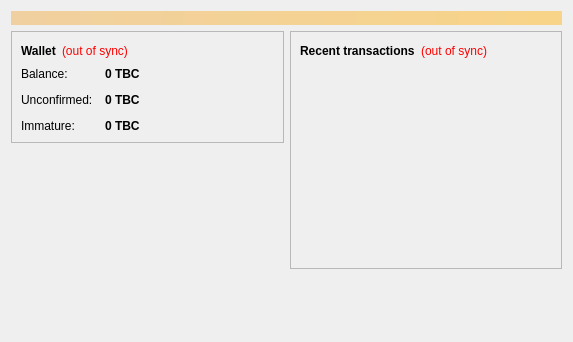
<?xml version="1.0" encoding="UTF-8"?>
<ui version="4.0">
 <class>OverviewPage</class>
 <widget class="QWidget" name="OverviewPage">
  <property name="geometry">
   <rect>
    <x>0</x>
    <y>0</y>
    <width>573</width>
    <height>342</height>
   </rect>
  </property>
  <property name="windowTitle">
   <string>Form</string>
  </property>
  <layout class="QVBoxLayout" name="topLayout">
   <item>
    <widget class="QLabel" name="labelAlerts">
     <property name="visible">
      <bool>false</bool>
     </property>
     <property name="styleSheet">
      <string notr="true">background-color: qlineargradient(x1: 0, y1: 0, x2: 1, y2: 0, stop:0 #F0D0A0, stop:1 #F8D488); color:#000000;</string>
     </property>
     <property name="wordWrap">
      <bool>true</bool>
     </property>
     <property name="margin">
      <number>3</number>
     </property>
    </widget>
   </item>
   <item>
    <layout class="QHBoxLayout" name="horizontalLayout" stretch="1,1">
     <item>
      <layout class="QVBoxLayout" name="verticalLayout_2">
       <item>
        <widget class="QFrame" name="frame">
         <property name="frameShape">
          <enum>QFrame::StyledPanel</enum>
         </property>
         <property name="frameShadow">
          <enum>QFrame::Raised</enum>
         </property>
         <layout class="QVBoxLayout" name="verticalLayout_4">
          <item>
           <layout class="QHBoxLayout" name="horizontalLayout_4">
            <item>
             <widget class="QLabel" name="label_5">
              <property name="font">
               <font>
                <weight>75</weight>
                <bold>true</bold>
               </font>
              </property>
              <property name="text">
               <string>Wallet</string>
              </property>
             </widget>
            </item>
            <item>
             <widget class="QLabel" name="labelWalletStatus">
              <property name="toolTip">
               <string>The displayed information may be out of date. Your wallet automatically synchronizes with the Tanercoin network after a connection is established, but this process has not completed yet.</string>
              </property>
              <property name="styleSheet">
               <string notr="true">QLabel { color: red; }</string>
              </property>
              <property name="text">
               <string notr="true">(out of sync)</string>
              </property>
              <property name="alignment">
               <set>Qt::AlignLeading|Qt::AlignLeft|Qt::AlignVCenter</set>
              </property>
             </widget>
            </item>
            <item>
             <spacer name="horizontalSpacer_2">
              <property name="orientation">
               <enum>Qt::Horizontal</enum>
              </property>
              <property name="sizeHint" stdset="0">
               <size>
                <width>40</width>
                <height>20</height>
               </size>
              </property>
             </spacer>
            </item>
           </layout>
          </item>
          <item>
           <layout class="QFormLayout" name="formLayout_2">
            <property name="fieldGrowthPolicy">
             <enum>QFormLayout::AllNonFixedFieldsGrow</enum>
            </property>
            <property name="horizontalSpacing">
             <number>12</number>
            </property>
            <property name="verticalSpacing">
             <number>12</number>
            </property>
            <item row="0" column="0">
             <widget class="QLabel" name="label">
              <property name="text">
               <string>Balance:</string>
              </property>
             </widget>
            </item>
            <item row="0" column="1">
             <widget class="QLabel" name="labelBalance">
              <property name="font">
               <font>
                <weight>75</weight>
                <bold>true</bold>
               </font>
              </property>
              <property name="cursor">
               <cursorShape>IBeamCursor</cursorShape>
              </property>
              <property name="toolTip">
               <string>Your current balance</string>
              </property>
              <property name="text">
               <string notr="true">0 TBC</string>
              </property>
              <property name="textInteractionFlags">
               <set>Qt::LinksAccessibleByMouse|Qt::TextSelectableByKeyboard|Qt::TextSelectableByMouse</set>
              </property>
             </widget>
            </item>
            <item row="1" column="0">
             <widget class="QLabel" name="label_3">
              <property name="text">
               <string>Unconfirmed:</string>
              </property>
             </widget>
            </item>
            <item row="1" column="1">
             <widget class="QLabel" name="labelUnconfirmed">
              <property name="font">
               <font>
                <weight>75</weight>
                <bold>true</bold>
               </font>
              </property>
              <property name="cursor">
               <cursorShape>IBeamCursor</cursorShape>
              </property>
              <property name="toolTip">
               <string>Total of transactions that have yet to be confirmed, and do not yet count toward the current balance</string>
              </property>
              <property name="text">
               <string notr="true">0 TBC</string>
              </property>
              <property name="textInteractionFlags">
               <set>Qt::LinksAccessibleByMouse|Qt::TextSelectableByKeyboard|Qt::TextSelectableByMouse</set>
              </property>
             </widget>
            </item>
            <item row="2" column="0">
             <widget class="QLabel" name="labelImmatureText">
              <property name="text">
               <string>Immature:</string>
              </property>
             </widget>
            </item>
            <item row="2" column="1">
             <widget class="QLabel" name="labelImmature">
              <property name="font">
               <font>
                <weight>75</weight>
                <bold>true</bold>
               </font>
              </property>
              <property name="toolTip">
               <string>Mined balance that has not yet matured</string>
              </property>
              <property name="text">
               <string notr="true">0 TBC</string>
              </property>
              <property name="textInteractionFlags">
               <set>Qt::LinksAccessibleByMouse|Qt::TextSelectableByKeyboard|Qt::TextSelectableByMouse</set>
              </property>
             </widget>
            </item>
           </layout>
          </item>
         </layout>
        </widget>
       </item>
       <item>
        <spacer name="verticalSpacer">
         <property name="orientation">
          <enum>Qt::Vertical</enum>
         </property>
         <property name="sizeHint" stdset="0">
          <size>
           <width>20</width>
           <height>40</height>
          </size>
         </property>
        </spacer>
       </item>
      </layout>
     </item>
     <item>
      <layout class="QVBoxLayout" name="verticalLayout_3">
       <item>
        <widget class="QFrame" name="frame_2">
         <property name="frameShape">
          <enum>QFrame::StyledPanel</enum>
         </property>
         <property name="frameShadow">
          <enum>QFrame::Raised</enum>
         </property>
         <layout class="QVBoxLayout" name="verticalLayout">
          <item>
           <layout class="QHBoxLayout" name="horizontalLayout_2">
            <item>
             <widget class="QLabel" name="label_4">
              <property name="text">
               <string>&lt;b&gt;Recent transactions&lt;/b&gt;</string>
              </property>
             </widget>
            </item>
            <item>
             <widget class="QLabel" name="labelTransactionsStatus">
              <property name="toolTip">
               <string>The displayed information may be out of date. Your wallet automatically synchronizes with the Tanercoin network after a connection is established, but this process has not completed yet.</string>
              </property>
              <property name="styleSheet">
               <string notr="true">QLabel { color: red; }</string>
              </property>
              <property name="text">
               <string notr="true">(out of sync)</string>
              </property>
              <property name="alignment">
               <set>Qt::AlignRight|Qt::AlignTrailing|Qt::AlignVCenter</set>
              </property>
             </widget>
            </item>
            <item>
             <spacer name="horizontalSpacer">
              <property name="orientation">
               <enum>Qt::Horizontal</enum>
              </property>
              <property name="sizeHint" stdset="0">
               <size>
                <width>40</width>
                <height>20</height>
               </size>
              </property>
             </spacer>
            </item>
           </layout>
          </item>
          <item>
           <widget class="QListView" name="listTransactions">
            <property name="styleSheet">
             <string notr="true">QListView { background: transparent; }</string>
            </property>
            <property name="frameShape">
             <enum>QFrame::NoFrame</enum>
            </property>
            <property name="verticalScrollBarPolicy">
             <enum>Qt::ScrollBarAlwaysOff</enum>
            </property>
            <property name="horizontalScrollBarPolicy">
             <enum>Qt::ScrollBarAlwaysOff</enum>
            </property>
            <property name="selectionMode">
             <enum>QAbstractItemView::NoSelection</enum>
            </property>
           </widget>
          </item>
         </layout>
        </widget>
       </item>
       <item>
        <spacer name="verticalSpacer_2">
         <property name="orientation">
          <enum>Qt::Vertical</enum>
         </property>
         <property name="sizeHint" stdset="0">
          <size>
           <width>20</width>
           <height>40</height>
          </size>
         </property>
        </spacer>
       </item>
      </layout>
     </item>
    </layout>
   </item>
  </layout>
 </widget>
 <resources/>
 <connections/>
</ui>
